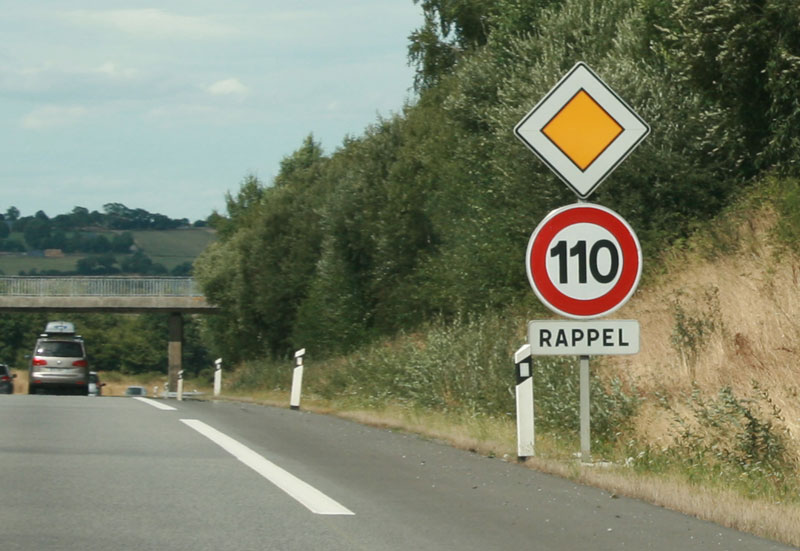
#> input picture sample/clean/001.jpg, 800 x 551 px
$ python reco.py
#> lines starting #> are read from the running program, lines starting #| are printed output that depends on the picture; after the words box and inside, x2 and y2 are one past the last pixel; in counts of white or black regions, pixels touching at a corner belong together
import numpy as np
import cv2

img = cv2.imread("sample/clean/001.jpg")
#> img is the input picture: shape (551, 800, 3); mean B, G, R 105.6, 126.9, 121.7


hsv = cv2.cvtColor(img, cv2.COLOR_BGR2HSV)
#> hsv: shape (551, 800, 3); mean H, S, V 46.9, 66.7, 131

rouge = np.uint8([[[0,0,255]]])
hsv_red = cv2.cvtColor(rouge, cv2.COLOR_BGR2HSV)
print(hsv_red)

rouge2 = np.uint8([[[176,34,20]]])
hsv_red2 = cv2.cvtColor(rouge2, cv2.COLOR_BGR2HSV)
print(hsv_red2)

upper_red = np.array([255,255,196])
lower_red = np.array([0,150,116])

mask = cv2.inRange(hsv, lower_red, upper_red)
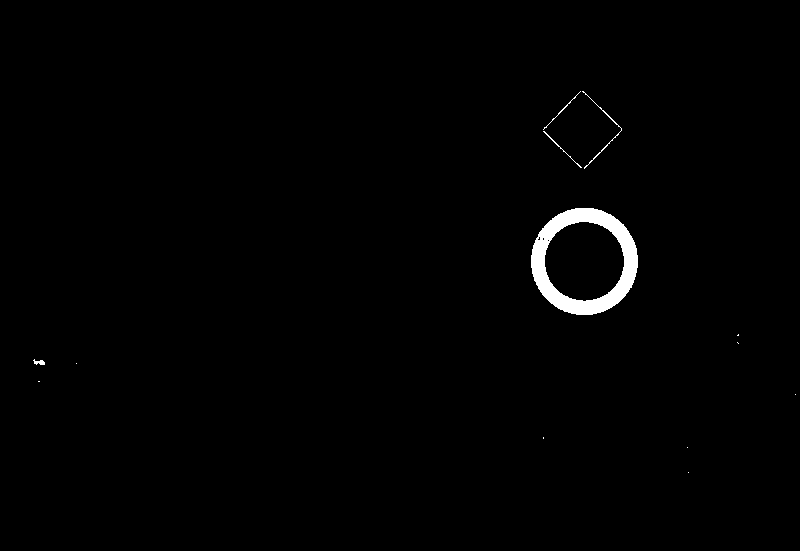
#> mask: shape (551, 800); 1% white; 13 white regions (8 under 20 px), largest, box (x1, y1, x2, y2) and area: (531, 208, 638, 315) 4135, (582, 91, 622, 169) 123, (543, 131, 582, 168) 61, (543, 91, 581, 130) 56, (33, 359, 45, 365) 43

circles = cv2.HoughCircles(mask,cv2.HOUGH_GRADIENT,1,20,
                            param1=50,param2=30,minRadius=0,maxRadius=0)
#> circles = [[584.5, 262.5, 52.3]]
circles = np.uint16(np.around(circles))
#> circles = [[584, 262, 52]]
for i in circles[0,:]:
    # draw the outer circle
    cv2.circle(img,(i[0],i[1]),i[2],(0,255,0),2)
    # draw the center of the circle
    cv2.circle(img,(i[0],i[1]),2,(0,0,255),3)
#> this loop made 1 pass
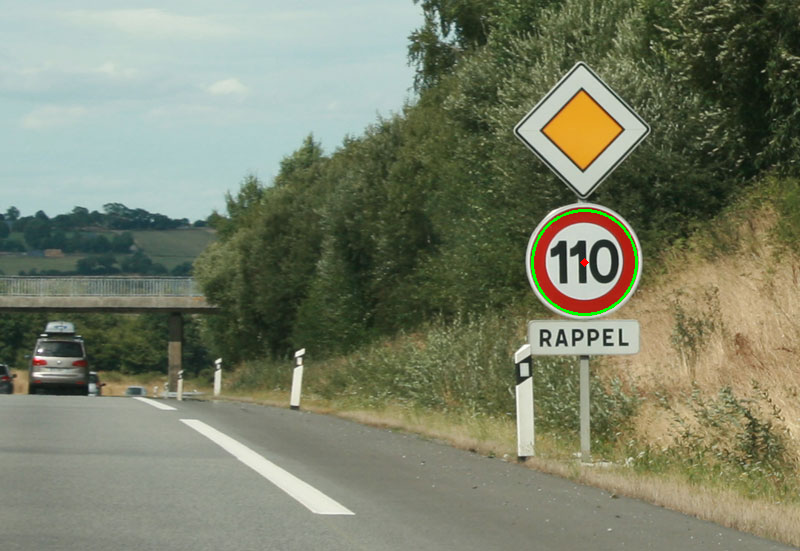
#> img: shape (551, 800, 3); 0.22% of pixels changed, all inside (x1, y1, x2, y2) = (531, 209, 638, 316)

cv2.imshow('image',img)
cv2.imshow('image2',mask)
cv2.waitKey(0)
cv2.destroyAllWindows()

$ run again, with sample/clean/002.jpg copied over sample/clean/001.jpg
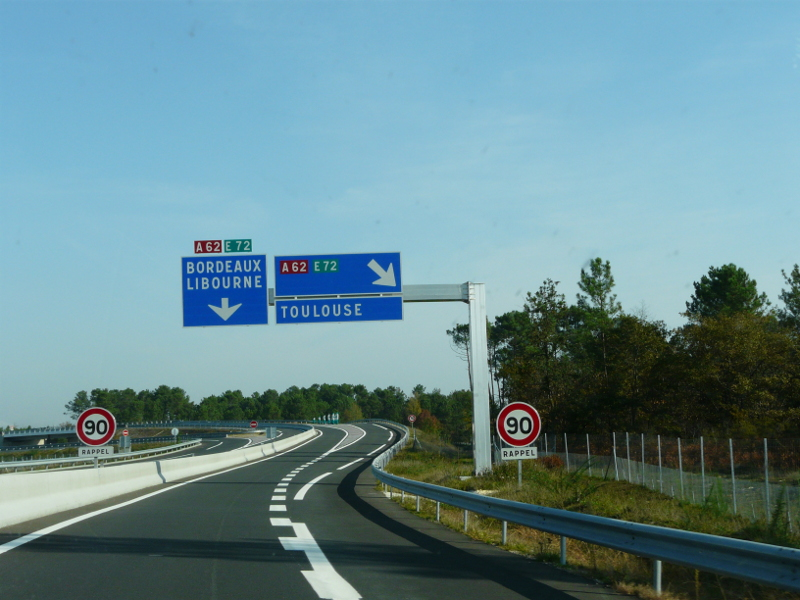
#> input picture sample/clean/002.jpg, 800 x 600 px
#> img is the input picture: shape (600, 800, 3); mean B, G, R 145.7, 138.4, 103
#> hsv: shape (600, 800, 3); mean H, S, V 83.7, 94.5, 151.9
#> `mask = cv2.inRange(hsv, lower_red, upper_red)`:
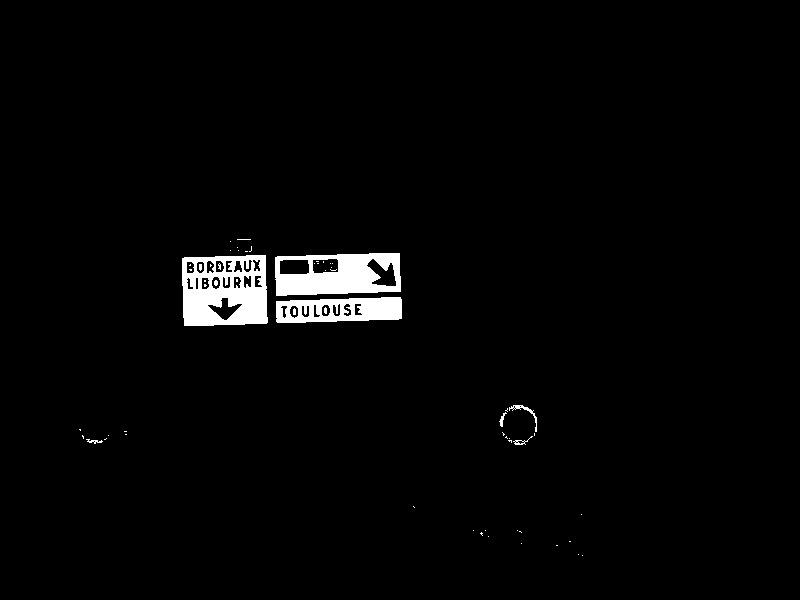
#> mask: shape (600, 800); 2.3% white; 59 white regions (51 under 20 px), largest, box (x1, y1, x2, y2) and area: (182, 255, 268, 326) 4591, (275, 253, 401, 296) 3785, (276, 297, 402, 323) 2422
#> `circles = cv2.HoughCircles(mask,cv2.HOUGH_GRADIENT,1,20, param1=50,par..`: circles = [[359.5, 285.5, 34.9], [310.5, 282.5, 28.6], [332.5, 281.5, 27.5]]
#> `circles = np.uint16(np.around(circles))`: circles = [[360, 286, 35], [310, 282, 29], [332, 282, 28]]
#> the loop `for i in circles[0,:]:` made 3 passes
#> after the loop `for i in circles[0,:]:`:
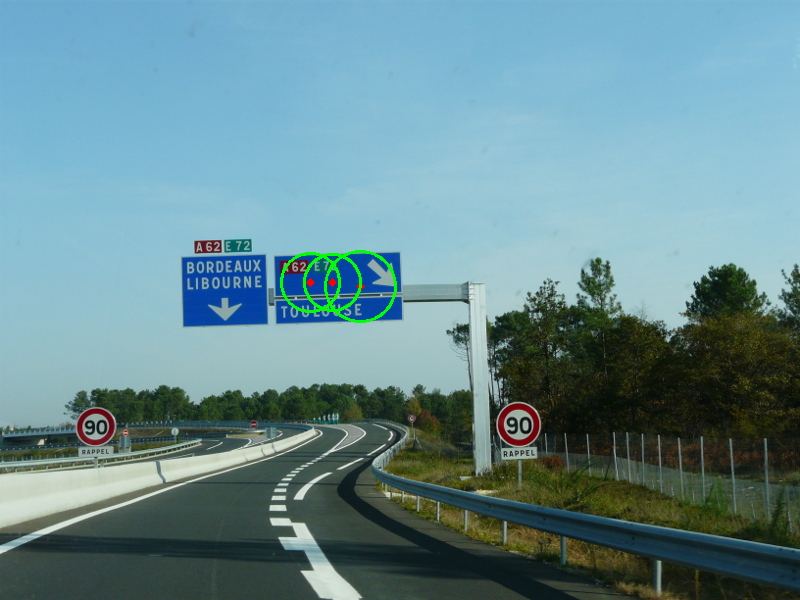
#> img: shape (600, 800, 3); 0.37% of pixels changed, all inside (x1, y1, x2, y2) = (280, 250, 397, 323)
